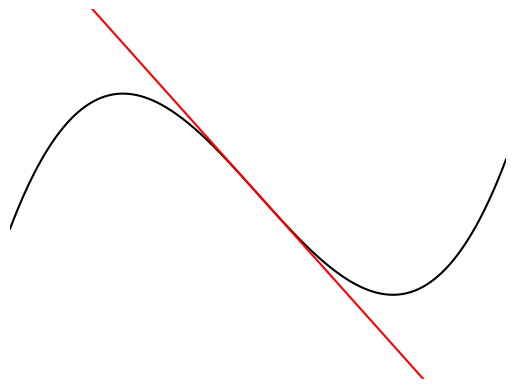
#> input picture Plots/Gradient Descent/output/hyperplane-2D.png, 515 x 389 px
$ python merge.py
#> lines starting #> are read from the running program, lines starting #| are printed output that depends on the picture
# Merge hyperplane images
import os
from PIL import Image

os.chdir(os.path.dirname(os.path.realpath(__file__)))

img_01 = Image.open("output/hyperplane-2D.png")
#> img_01 is the input picture: PIL image 515x389 RGBA; mean R, G, B, A 253.4, 252.1, 252.1, 255
img_02 = Image.open("output/hyperplane-3D.png")
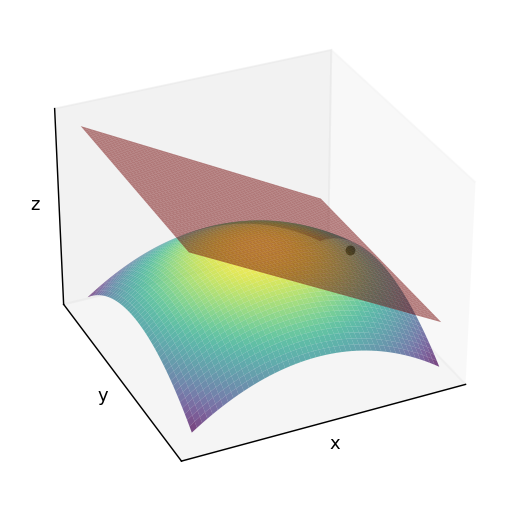
#> input picture Plots/Gradient Descent/output/hyperplane-3D.png, 506 x 506 px
#> img_02 is the input picture: PIL image 506x506 RGBA; mean R, G, B, A 228.7, 231.3, 226.1, 255

img_02 = img_02.resize((int(img_02.size[0]/img_02.size[1]*img_01.size[1]), img_01.size[1]))
#> img_02: PIL image 389x389 RGBA

new_im = Image.new('RGB', (img_01.size[0] + 10 + img_02.size[0],img_01.size[1]), (255,255,255))
#> new_im: PIL image 914x389 RGB; every value is 255

new_im.paste(img_01, (0,0))
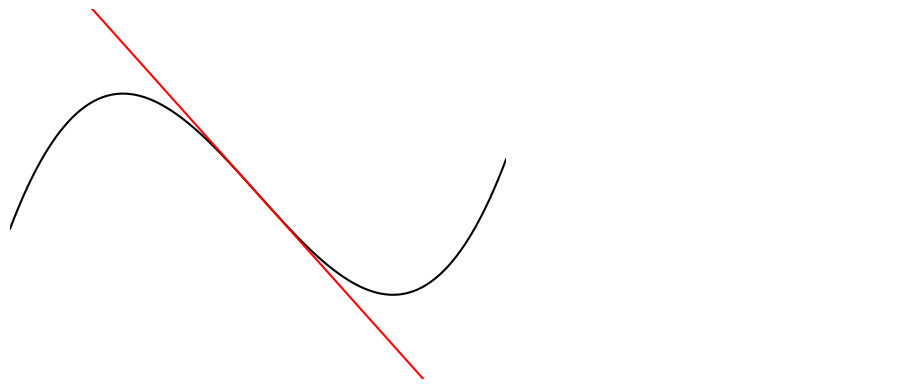
#> new_im: PIL image 914x389 RGB; mean R, G, B 254.1, 253.3, 253.3
new_im.paste(img_02, (img_01.size[0] + 10,0))
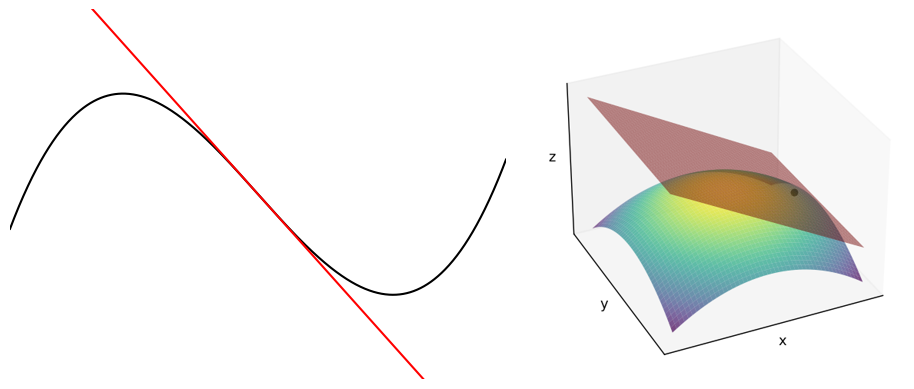
#> new_im: PIL image 914x389 RGB; mean R, G, B 242.9, 243.3, 241

new_im.save("output/hyperplanes.png", "PNG")
new_im.show()
